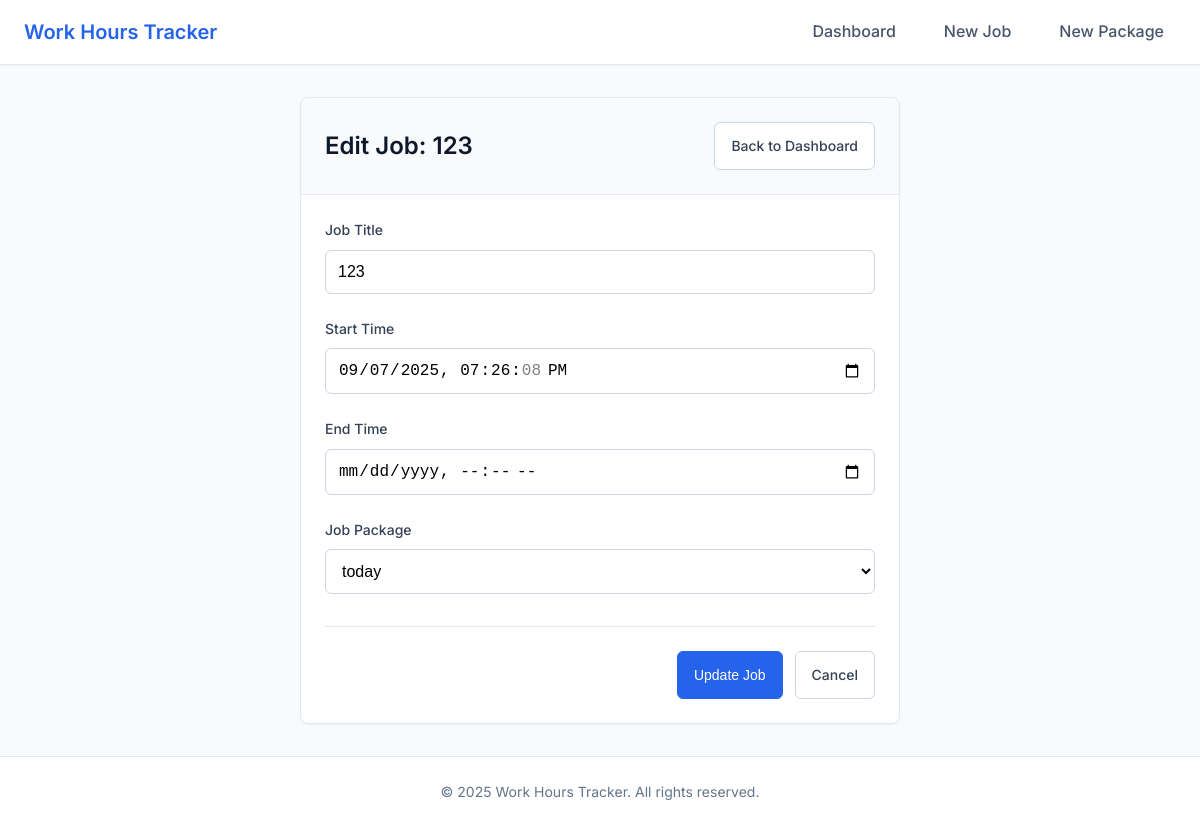
Page /job/6/edit/ on the committed database.
### ManageTime/models.py (models this page shows, shortened)
class Job(models.Model):
    title = models.CharField(
        max_length=120,
        validators=[MinLengthValidator(3)],
        help_text="Enter a descriptive title for this job"
    )
    start_time = models.DateTimeField(
        help_text="When the job started"
    )
    end_time = models.DateTimeField(
        null=True,
        blank=True,
        help_text="When the job ended (leave blank if ongoing)"
    )
    job_box = models.ForeignKey(
        JobBox,
        on_delete=models.CASCADE,
        related_name='jobs',
        null=True,
        blank=True,
        help_text="Optional job package this belongs to"
    )
    is_completed = models.BooleanField(
        default=False,
        help_text="Whether this job has been completed"
    )
    created_at = models.DateTimeField(auto_now_add=True)
    updated_at = models.DateTimeField(auto_now=True)
    class Meta:
        verbose_name = "Job"
        verbose_name_plural = "Jobs"
        ordering = ['-start_time']

### ManageTime/views.py (the view, shortened to what this page needs)
# urls.py: path('job/<int:pk>/edit/', views.JobUpdateView.as_view(), name='job_edit'),
class JobUpdateView(UpdateView):
    model = Job
    form_class = JobForm
    template_name = 'job_form.html'
    success_url = reverse_lazy('managetime:home')

### ManageTime/forms.py (shortened to what this page needs)
class JobForm(forms.ModelForm):
    class Meta:
        model = Job
        fields = ['title', 'start_time', 'end_time', 'job_box']
        widgets = {
            'title': forms.TextInput(attrs={
                'class': 'form-control',
                'placeholder': 'Enter job title',
                'required': True
            }),
            'start_time': forms.DateTimeInput(attrs={
                'class': 'form-control',
                'type': 'datetime-local',
                'required': True
            }),
            'end_time': forms.DateTimeInput(attrs={
                'class': 'form-control',
                'type': 'datetime-local'
            }),
            'job_box': forms.Select(attrs={
                'class': 'form-control'
            })
        }
        labels = {
            'title': 'Job Title',
            'start_time': 'Start Time',
            'end_time': 'End Time',
            'job_box': 'Job Package'
        }
    def __init__(self, *args, **kwargs):
        super().__init__(*args, **kwargs)
        self.fields['job_box'].queryset = JobBox.objects.filter(is_active=True)
        self.fields['job_box'].empty_label = "Select a job package (optional)"

### ManageTime/models.py (called while the page is built)
    def __str__(self):
        return self.title

### static/templates/job_form.html (shortened to what this page needs)
{% extends 'base.html' %}
{% load static %}
{% block content %}
<div class="form-container">
    <div class="form-header">
        <h1 class="form-title">
            {% if object %}
                Edit Job: {{ object.title }}
            {% else %}
                Create New Job
            {% endif %}
        </h1>
        <a href="{% url 'managetime:home' %}" class="btn btn-secondary">Back to Dashboard</a>
    </div>
    <form method="post" class="job-form">
        <div class="form-group">
            <label for="{{ form.title.id_for_label }}" class="form-label">
                {{ form.title.label }}
            </label>
            {{ form.title }}
        </div>
        <div class="form-group">
            <label for="{{ form.start_time.id_for_label }}" class="form-label">
                {{ form.start_time.label }}
            </label>
            {{ form.start_time }}
        </div>
        <div class="form-group">
            <label for="{{ form.end_time.id_for_label }}" class="form-label">
                {{ form.end_time.label }}
            </label>
            {{ form.end_time }}
        </div>
        <div class="form-group">
            <label for="{{ form.job_box.id_for_label }}" class="form-label">
                {{ form.job_box.label }}
            </label>
            {{ form.job_box }}
        </div>
        <div class="form-actions">
            <button type="submit" class="btn btn-primary">
                {% if object %}Update Job{% else %}Create Job{% endif %}
            </button>
            <a href="{% url 'managetime:home' %}" class="btn btn-secondary">Cancel</a>
        </div>
    </form>
</div>
{% endblock %}

### static/css/styles.css (style rules this page uses)
* { margin: 0; padding: 0; box-sizing: border-box; }
:root { --primary-color: #2563eb; --primary-hover: #1d4ed8; --secondary-color: #64748b; --success-color: #10b981; --warning-color: #f59e0b; --error-color: #ef4444; --info-color: #06b6d4; --white: #ffffff; --gray-50: #f8fafc; --gray-100: #f1f5f9; --gray-200: #e2e8f0; --gray-300: #cbd5e1; --gray-400: #94a3b8; --gray-500: #64748b; --gray-600: #475569; --gray-700: #334155; --gray-800: #1e293b; --gray-900: #0f172a; --font-family: 'Inter', -apple-system, BlinkMacSystemFont, 'Segoe UI', Roboto, sans-serif; --font-size-xs: 0.75rem; --font-size-sm: 0.875rem; --font-size-base: 1rem; --font-size-lg: 1.125rem; --font-size-xl: 1.25rem; --font-size-2xl: 1.5rem; --font-size-3xl: 1.875rem; --spacing-1: 0.25rem; --spacing-2: 0.5rem; --spacing-3: 0.75rem; --spacing-4: 1rem; --spacing-5: 1.25rem; --spacing-6: 1.5rem; --spacing-8: 2rem; --spacing-10: 2.5rem; --spacing-12: 3rem; --radius-sm: 0.25rem; --radius-md: 0.375rem; --radius-lg: 0.5rem; --radius-xl: 0.75rem; --shadow-sm: 0 1px 2px 0 rgb(0 0 0 / 0.05); --shadow-md: 0 4px 6px -1px rgb(0 0 0 / 0.1), 0 2px 4px -2px rgb(0 0 0 / 0.1); --shadow-lg: 0 10px 15px -3px rgb(0 0 0 / 0.1), 0 4px 6px -4px rgb(0 0 0 / 0.1); --transition-fast: 150ms ease-in-out; --transition-normal: 250ms ease-in-out; }
body { font-family: var(--font-family); font-size: var(--font-size-base); line-height: 1.6; color: var(--gray-800); background-color: var(--gray-50); -webkit-font-smoothing: antialiased; -moz-osx-font-smoothing: grayscale; }
.form-container { max-width: 600px; margin: 0 auto; background: var(--white); border-radius: var(--radius-lg); box-shadow: var(--shadow-sm); border: 1px solid var(--gray-200); overflow: hidden; }
.form-header { display: flex; align-items: center; justify-content: space-between; padding: var(--spacing-6); border-bottom: 1px solid var(--gray-200); background: var(--gray-50); }
.form-title { font-size: var(--font-size-2xl); font-weight: 600; color: var(--gray-900); margin: 0; }
.job-form, .jobbox-form, .quick-job-form { padding: var(--spacing-6); }
.form-group { margin-bottom: var(--spacing-6); }
.form-label { display: block; font-weight: 500; color: var(--gray-700); margin-bottom: var(--spacing-2); font-size: var(--font-size-sm); }
.form-control { width: 100%; padding: var(--spacing-3); border: 1px solid var(--gray-300); border-radius: var(--radius-md); font-size: var(--font-size-base); transition: border-color var(--transition-fast), box-shadow var(--transition-fast); background: var(--white); }
.form-actions { display: flex; gap: var(--spacing-3); justify-content: flex-end; margin-top: var(--spacing-8); padding-top: var(--spacing-6); border-top: 1px solid var(--gray-200); }
.btn { display: inline-flex; align-items: center; justify-content: center; padding: var(--spacing-3) var(--spacing-4); border: 1px solid transparent; border-radius: var(--radius-md); font-size: var(--font-size-sm); font-weight: 500; text-decoration: none; cursor: pointer; transition: all var(--transition-fast); white-space: nowrap; }
.btn-primary { background: var(--primary-color); color: var(--white); border-color: var(--primary-color); }
.btn-secondary { background: var(--white); color: var(--gray-700); border-color: var(--gray-300); }
.btn { position: relative; overflow: hidden; }
.btn::before { content: ''; position: absolute; top: 50%; left: 50%; width: 0; height: 0; background: rgba(255, 255, 255, 0.2); border-radius: 50%; transform: translate(-50%, -50%); transition: width 0.3s, height 0.3s; }

### rows in the picture
Job: title "123", start_time "09/07/2025 19:26:08", job_box "today"
